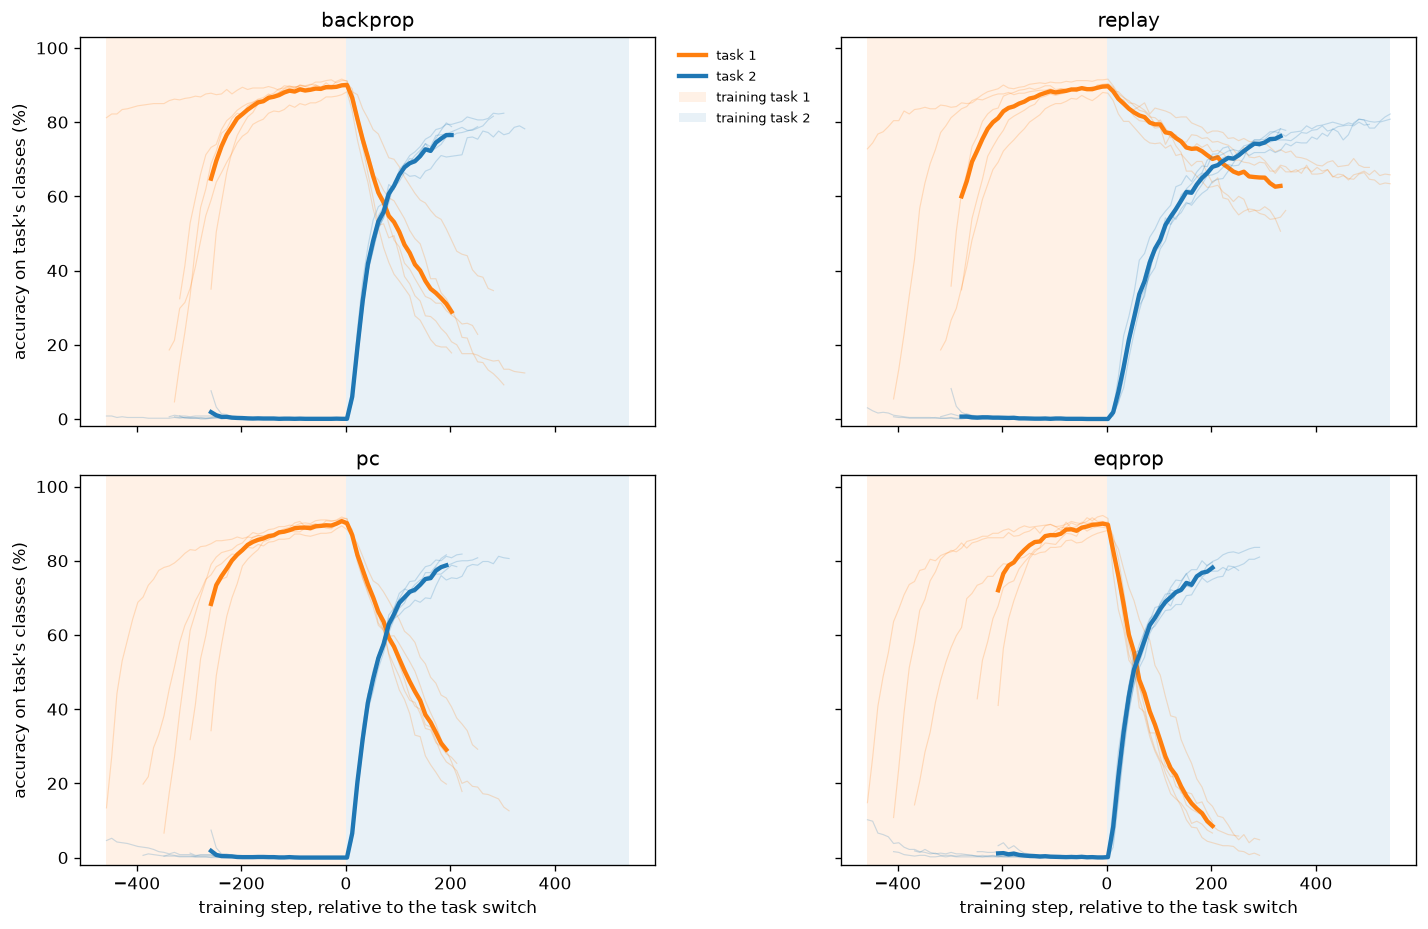

Generate this figure with Python:
"""Script 56 in CLASS-IL, read at matched competence instead of at a fixed budget.

This is to 56 what 53 is to 52, and it exists for the same reason: under a fixed budget a rule
that learns task 2 more slowly receives fewer effective updates of interference and keeps more
of task 1, which reads as "forgets less" when it is "learned less".

IT MATTERS MORE HERE THAN IN DOMAIN-IL. In 2x5 Class-IL every condition eventually reaches zero
on task 1 -- scripts 42 and 43 measured exactly that -- so an endpoint comparison has no dynamic
range left and cannot rank anything. Reading at the moment each rule has learned task 2 to one
standard is the only measurement with anything left to distinguish.

Chance is 10% here, not 20%, and the joint ceiling is 93.6%. Accuracies are NOT comparable with
the Domain-IL scripts; only the ordering of the rules within a scenario is.

ORIGINAL QUESTION, unchanged: do the rules forget task 1 differently, read at the moment each
has learned task 2 to the same standard?

Script 56 with ONE thing changed: both tasks stop on accuracy instead of running a fixed
budget. The pair is the argument, exactly as 42 and 43 were.

WHY THE PAIR IS THE ARGUMENT, AGAIN
    42 ran task 2 for a fixed budget until it saturated, every condition read zero, and it
    reported that freezing the hidden layer recovers nothing. That was false -- read at matched
    competence the same runs showed freezing holding 78.9% against a control's 47.6%. The
    measurement destroyed the effect, not the intervention.

    The same trap is available here and is worse, because a learning rule can walk into it
    quietly. Under a fixed budget a rule that happens to learn task 2 more slowly gets fewer
    effective updates of interference and keeps more of task 1 -- and that reads on the figure
    as "forgets less" when it is really "learned less". Stopping BOTH tasks on accuracy removes
    it by construction: every rule is read at the point where it has learned task 1 to the same
    standard AND task 2 to the same standard, so retention is the only thing left varying.

    That is why BOTH tasks stop on accuracy and neither stops on a budget. A mix reintroduces
    exactly what this removes.

    The two thresholds are not the same NUMBER, and they should not be. Task 1 stops at the
    standard the learning rates were calibrated to, so the rules enter task 2 equally competent.
    Task 2 stops at a standard read off script 52's measured ceilings, because a threshold has
    to be reachable BY EVERY RULE or the comparison quietly becomes "the rules that finished,
    against the rules that were capped". The first version of this script set both to 90% by
    assumption; replay missed it on 4 of 5 seeds and the whole run was void.

WHAT CHANGES IN THE READING, AND WHY THE X AXIS IS DIFFERENT
    Runs now stop at different times, so they cannot share an absolute x axis -- the fast ones
    would be compressed into the left edge. Every run is plotted against UPDATES RELATIVE TO
    ITS OWN TASK SWITCH, so the switch is at x = 0 everywhere and negative x is task-1 training.

    The curves are NOT stretched to fill the panel. Rescaling each run to a common length would
    destroy the rate, and the rate is half of what is being measured -- a fast-forgetting run
    and a slow one would draw identically. The differing lengths are a result in themselves: a
    rule needing 700 updates to reach competence on task 2 while another needs 200 has said
    something. The companion trajectory plot is what handles the ragged lengths, by removing
    time entirely rather than by distorting it.

WHAT IS REPORTED, AND WHAT IS NOT ENOUGH ON ITS OWN
      task 1 retained at the matched moment   the headline
      task 2 reached                          the check that the headline is not "learned less"
      crossover HEIGHT                        the accuracy at which the two curves intersect.
                                              Not WHEN they intersect -- that is a different
                                              quantity and it is confounded by learning speed.
                                              Undefined when they never cross, which is itself
                                              the strongest statement it can make.
      half-life                               updates to lose half the pre-switch peak. Covers
                                              the case crossover cannot.
      reached / capped                        a rule that never met the threshold is reported,
                                              never silently folded in at whatever it managed.

IF 52 AND 53 DISAGREE, 53 IS THE ONE THAT COUNTS
    and the disagreement is itself the finding -- it is the same lesson 42 and 43 taught,
    arriving where it now costs something.

READINGS COMMITTED BEFORE RUNNING
    Backprop loses most of task 1 by the time task 2 is competent. Replay does not.
    If PC and EqProp sit on backprop, the energy-based rules do not help at this scale.
    If they sit between the controls, there is an effect, and it should be LARGER here than in
    52 if part of what 52 showed was a speed artefact -- or smaller, if 52's apparent effect
    WAS the speed artefact. Either way this is the number that gets reported.

Deviation from the protocol: none. This is the protocol. Script 52 is the deviation.
"""
import sys
import time
from pathlib import Path

ROOT = Path(__file__).resolve().parents[1]
sys.path.insert(0, str(ROOT))                      # make `src` importable from anywhere

import numpy as np
import matplotlib.pyplot as plt

from src.protocol import PROTOCOL, load, run, replace, figure_path as _figure_path, array_path as _array_path
from src.metrics import crossover, half_life, value_when, area_retained, paired_diff
from src.plotting import plot_learning_curves, plot_retention_curve

# --smoke writes NOTHING. Its outputs would otherwise overwrite the real .npz that later
# scripts read their settings from -- script 53 takes its task-2 threshold from 52's measured
# ceilings, and a smoke-sized 52 silently poisons it.
SMOKE = "--smoke" in sys.argv


def _tag(f, suffix):
    """Suffix only THIS script's own outputs, never the .npz files it reads from others."""
    own = Path(f).resolve() == Path(__file__).resolve()
    return (suffix + "_SMOKE").lstrip("_") if (SMOKE and own) else suffix


def figure_path(f, suffix=""):      # noqa: F811  - shadows the import, on purpose
    return _figure_path(f, _tag(f, suffix))


def array_path(f, suffix=""):       # noqa: F811
    return _array_path(f, _tag(f, suffix))

# ---------------------------------------------------------------- settings
METHODS = ["backprop", "replay", "pc", "eqprop"]
SEEDS = 5
EVAL_EVERY = 10
STOP_PATIENCE = 3
MAX_ITERS = 2000        # cap only, per task; how often it binds is reported
TASK_COLORS = ["tab:orange", "tab:blue"]
COLORS = {"backprop": "tab:gray", "replay": "tab:brown",
          "pc": "tab:red", "eqprop": "tab:green"}

# ---- everything below is READ, not chosen here ----------------------------
HIDDEN = int(np.load(array_path(str(ROOT / "experiments" /
                                    "41_capacity_vs_hidden_width.py")))["chosen"])
z51 = np.load(array_path(str(ROOT / "experiments" /
                             "51_matching_the_rules_on_learning_speed.py")))
LR = {m: float(v) for m, v in zip(z51["methods"], z51["lr"])}
SETTLE_TOL, EQ_MAX_STEPS = float(z51["settle_tol"]), int(z51["eq_max_steps"])
PC_STEPS = int(z51["pc_steps"])
T1_THRESHOLD = float(z51["threshold"])          # the standard the learning rates were matched at

# THE TASK-2 THRESHOLD IS MEASURED, UNDER THE CAP THIS SCRIPT ACTUALLY USES. Two attempts got
# it wrong in different ways, and the second is a repeat of a mistake script 41 already made.
#
#   1. Set to 90% by assumption, the same as task 1. Replay missed it on 4 of 5 seeds, so most
#      runs were never read at matched competence and the comparison was void.
#   2. Derived as 70% from script 52's task-2 "ceilings". But 52 ran a FIXED 630-update budget,
#      so those numbers say where each rule had GOT TO, not where it could get -- replay's 78%
#      was its progress, not its limit. A CEILING MEASURED UNDER A BUDGET IS NOT A CEILING.
#      Script 41 hit the same thing: a short-budget capacity sweep produced a flat region that
#      looked like a capacity limit and was really the budget binding. Measured under this
#      script's own 2000-update cap, replay reaches 88.7% and backprop 90.8%.
#      At 70% the reading came far too early to show any forgetting -- backprop's task-2 block
#      was 186 updates of 2000 and it had fallen only from 90% to 72%, leaving replay with
#      almost nothing to prevent and the four rules within 7 points of each other.
#
# So a pilot measures it here, under MAX_ITERS. Only the two cheap rules are piloted: replay is
# the slowest to learn task 2 -- it spends half of every batch on task 1 -- so it is the binding
# constraint, and piloting the energy-based rules would cost more than the rest of the script.
def _measure_ceiling(data_):
    """Highest task-2 accuracy the slowest rule actually reaches, under this script's cap."""
    tops = []
    for m in ["backprop", "replay"]:
        p = replace(base, stop_threshold=[T1_THRESHOLD, None], lr={m: LR[m]})
        for seed in range(SEEDS):
            o = run(p, m, seed, data=data_)
            c = o["curves"]["argmax"] * 100
            i = int(np.argmin(np.abs(np.asarray(o["steps"]) - o["switches"][0])))
            tops.append(float(c[i:, 1].max()))
    return min(tops)


if "--smoke" in sys.argv:
    SEEDS, MAX_ITERS, T1_THRESHOLD = 1, 60, 0.5
    print("--smoke: tiny budget, results are NOT meaningful\n")

print(f"H = {HIDDEN} (41) | task 1 stops at {T1_THRESHOLD:.0%} | cap {MAX_ITERS}"
      f" | {SEEDS} seeds")
print("  learning rates from 51: " + ", ".join(f"{m} {LR[m]:g}" for m in METHODS) + "\n")


def settle_kw(method):
    """Per-rule settling, as verified by script 50. Empty for the rules that do not settle."""
    if method == "pc":
        return dict(steps=PC_STEPS)
    if method == "eqprop":
        return dict(max_steps=EQ_MAX_STEPS, settle_tol=SETTLE_TOL)
    return {}


base = replace(PROTOCOL, hidden=HIDDEN, scenario="class_il",
               stop_patience=STOP_PATIENCE,
               max_iters_per_task=MAX_ITERS, eval_every=EVAL_EVERY, seeds=SEEDS)

# ---------------------------------------------------------------- run
# Runs have different lengths, so they are kept as per-seed dicts rather than stacked.
data = load(base)
_ceiling = 60.0 if SMOKE else _measure_ceiling(data)
T2_THRESHOLD = float(np.floor((_ceiling - 3.0) / 5.0) * 5.0 / 100.0)
print(f"  pilot: the slowest rule reaches {_ceiling:.1f}% on task 2 under a {MAX_ITERS} cap"
      f"  ->  task 2 stops at {T2_THRESHOLD:.0%}\n")
base = replace(base, stop_threshold=[T1_THRESHOLD, T2_THRESHOLD])
runs = {m: [] for m in METHODS}
t0 = time.perf_counter()

for m in METHODS:
    proto = replace(base, lr={m: LR[m]})
    for seed in range(SEEDS):
        runs[m].append(run(proto, m, seed, data=data, **settle_kw(m)))
    r = runs[m]
    print(f"  {m:10s} reached threshold: task 1 {sum(o['reached'][0] for o in r)}/{SEEDS}"
          f"  task 2 {sum(o['reached'][1] for o in r)}/{SEEDS}"
          f"   blocks {np.mean([o['switches'][0] for o in r]):5.0f}"
          f" + {np.mean([o['switches'][1]-o['switches'][0] for o in r]):5.0f} updates"
          f"   [{time.perf_counter()-t0:5.0f}s]")

# ---------------------------------------------------------------- readings
print(f"\n  read at the moment task 2 first holds >= {T2_THRESHOLD:.0%} for {STOP_PATIENCE} evals\n")
print(f"  {'rule':10s} {'t1 at switch':>13s} {'t1 kept':>9s} {'t2 final':>9s} "
      f"{'crossover':>10s} {'half-life':>10s} {'t2 block':>9s}")
summary, per_seed_kept = {}, {}
for m in METHODS:
    rows = []
    for o in runs[m]:
        s, c = o["steps"], o["curves"]["argmax"] * 100
        sw = o["switches"][0]
        i_sw = int(np.argmin(np.abs(np.asarray(s) - sw)))
        peak = c[:i_sw + 1, 0].max()
        rows.append(dict(
            at_switch=c[i_sw, 0],
            kept=value_when(s, c[:, 1], T2_THRESHOLD * 100, c[:, 0], after=sw,
                            patience=STOP_PATIENCE),
            t2=c[-1, 1],
            xh=crossover(s, c[:, 0], c[:, 1], after=sw)[1],
            hl=half_life(s, c[:, 0], after=sw, peak=peak),
            block=float(o["switches"][1] - o["switches"][0]),
        ))

    def agg(k):
        v = [r[k] for r in rows if r[k] is not None and np.isfinite(r[k])]
        return (float(np.mean(v)), float(np.std(v, ddof=1) / np.sqrt(len(v)))) if len(v) > 1 \
            else (float(v[0]), 0.0) if v else (float("nan"), float("nan"))

    s_ = {k: agg(k) for k in rows[0]}
    s_["n_crossed"] = sum(1 for r in rows if r["xh"] is not None and np.isfinite(r["xh"]))
    s_["reached2"] = sum(o["reached"][1] for o in runs[m])
    per_seed_kept[m] = [r["kept"] if r["kept"] is not None else np.nan
                        for r in rows]
    summary[m] = s_
    xh = f"{s_['xh'][0]:8.1f}%" if s_["n_crossed"] else "   never"
    hl = f"{s_['hl'][0]:10.0f}" if np.isfinite(s_["hl"][0]) else "     never"
    print(f"  {m:10s} {s_['at_switch'][0]:12.1f}% {s_['kept'][0]:8.1f}% {s_['t2'][0]:8.1f}% "
          f"{xh} {hl} {s_['block'][0]:9.0f}")

# ---- THE COMPARISON: paired against backprop, seed by seed ------------------
# Group means are the wrong statistic here and script 53 proved it the hard way. Every rule sees
# the same class split and the same initialisation at a given seed, so most of the between-seed
# variance is shared; comparing group means discards that and the noise swamps everything. On
# 53's own runs, backprop retained 38.2% on one seed and 78.0% on another -- a 40-point range set
# by which digits the split happened to pair -- and REPLAY, the positive control, came out at
# 0.7 sem and read as a failure. Paired, the same runs give +11.6 +- 2.3, i.e. 5.1 sem.
print("\n  PAIRED against backprop, per seed. This is the comparison; the table above is "
      "descriptive.")
print(f"  {'rule':10s} {'diff in task 1 kept':>21s} {'sem':>7s} {'':>10s}")
paired = {}
for m in METHODS:
    if m == "backprop":
        continue
    d, s, n = paired_diff(per_seed_kept[m], per_seed_kept["backprop"])
    paired[m] = (d, s, n)
    print(f"  {m:10s} {d:+18.1f} pts {s:7.1f} {n:6.1f} sem  "
          + ("SEPARATED" if n > 2 else "not separated"))

rp_n = paired.get("replay", (0, 0, 0))[2]
print("  " + ("positive control holds: replay separates from backprop, so retention IS "
              "achievable here"
              if rp_n > 2 else
              "POSITIVE CONTROL FAILED even paired -- replay does not separate. Nothing else on "
              "this figure can be interpreted."))

# ---------------------------------------------------------------- figures
# Switch-relative axis. Every run's switch is at x = 0; negative x is task-1 training. This is
# the only axis on which runs of different lengths are comparable, and the curves are not
# rescaled to a common length -- see the docstring.
LO = -int(1.2 * max(np.mean([o["switches"][0] for o in runs[m]]) for m in METHODS))
HI = int(1.2 * max(np.mean([o["switches"][1] - o["switches"][0] for o in runs[m]])
                   for m in METHODS))
grid = np.arange(LO, HI + EVAL_EVERY, EVAL_EVERY)
padded = {}
for m in METHODS:
    A = np.full((SEEDS, len(grid), 2), np.nan)
    for i, o in enumerate(runs[m]):
        rel = np.asarray(o["steps"]) - o["switches"][0]
        for j, r in enumerate(rel):
            k = int(round((r - LO) / EVAL_EVERY))
            if 0 <= k < len(grid):
                A[i, k] = o["curves"]["argmax"][j]
    padded[m] = A

plot_learning_curves(
    grid, padded, METHODS, figure_path(__file__),
    blocks=[(LO, 0, 0), (0, HI, 1)], ncols=2,
    task_colors=TASK_COLORS, task_labels=["task 1", "task 2"],
    xlabel="training step, relative to the task switch",
    legend_kw=dict(loc="upper left", bbox_to_anchor=(1.02, 1), frameon=False),
)

# All four rules on ONE axes, so they can be read against each other. Splitting them into four
# panels -- the first version of this script -- makes the comparison impossible to do by eye,
# which is the whole point of the figure.
#
# The runs have different lengths, so they are averaged against TASK-2 ACCURACY rather than
# against step count: "by the time task 2 had reached y%, what was task 1?" is a question each
# run answers on its own whatever its length. That is the matched-competence reading drawn as a
# whole curve rather than sampled at the single point the table reports.
plot_retention_curve(
    {m: [o["curves"]["argmax"][
            int(np.argmin(np.abs(np.asarray(o["steps"]) - o["switches"][0]))):, :]
         for o in runs[m]] for m in METHODS},
    METHODS, figure_path(__file__, "trajectory"), colors=COLORS,
    chance=1.0 / base.classes_per_task, threshold=T2_THRESHOLD,
    title="Task 1 retained, against how much of task 2 has been learned.\n"
          "Dashed line is where the runs stop. Further right at that line = better retention.",
)

np.savez(array_path(__file__), steps=np.asarray(grid),
         **{f"perseed_{m}": np.asarray(per_seed_kept[m], dtype=float) for m in METHODS}, switch=0, hidden=HIDDEN,
         t1_threshold=T1_THRESHOLD, t2_threshold=T2_THRESHOLD, methods=np.asarray(METHODS),
         lr=np.asarray([LR[m] for m in METHODS]),
         **{f"argmax_{m}": padded[m] for m in METHODS},
         **{f"{k}_{m}": summary[m][k] for m in METHODS for k in summary[m]})
print(f"\nsaved {figure_path(__file__)}\nsaved {figure_path(__file__, 'trajectory')}"
      f"\nsaved {array_path(__file__)}")
